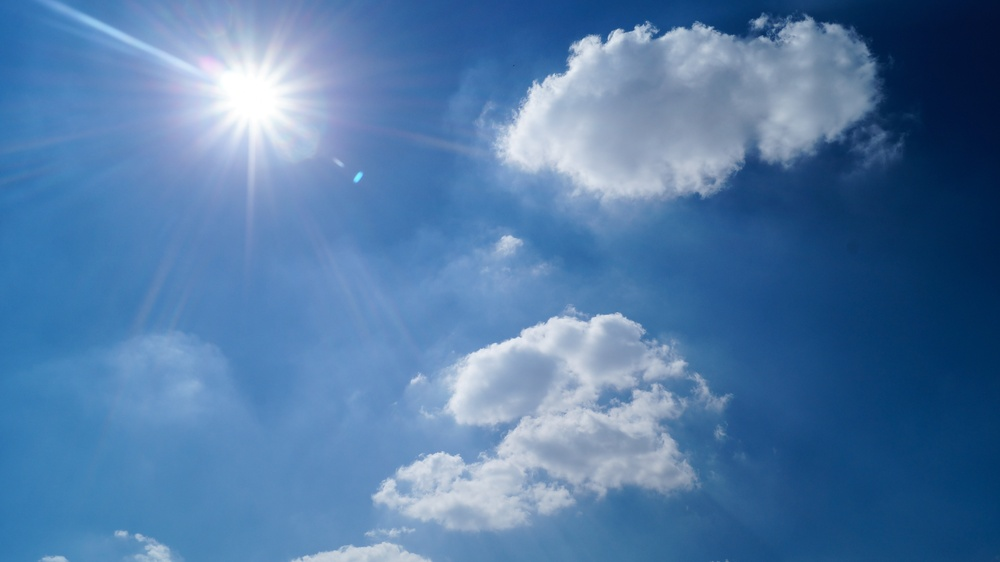
#> input picture cloud-detection/sunny-sky.jpg, 1000 x 562 px, shrunk from 4912 x 2760 before the run, given in place of sunny-sky.png, which was not available
$ jupyter execute watershed-algorithm.ipynb
#> lines starting #> are read from the running program, lines starting #| are printed output that depends on the picture; after the words box and inside, x2 and y2 are one past the last pixel; in counts of white or black regions, pixels touching at a corner belong together; pictures that were not available may be replaced by others from this repository, and a replacement may not be noted
[cell 1]
#%%
import numpy as np
import cv2
from matplotlib import pyplot as plt
from IPython.display import Image

[cell 2]
img = cv2.imread('sunny-sky.png')
#> img is the input picture: shape (562, 1000, 3); mean B, G, R 167, 122.7, 82.1
gray = cv2.cvtColor(img,cv2.COLOR_BGR2GRAY)
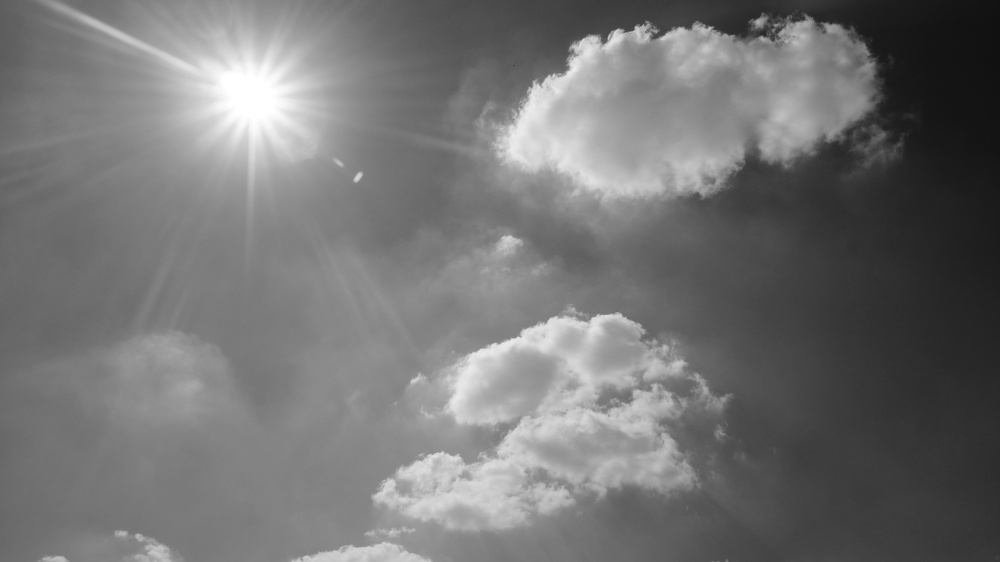
#> gray: shape (562, 1000); min 16, max 255, mean 115.6
ret, thresh = cv2.threshold(gray,0,255,cv2.THRESH_BINARY_INV+cv2.THRESH_OTSU)
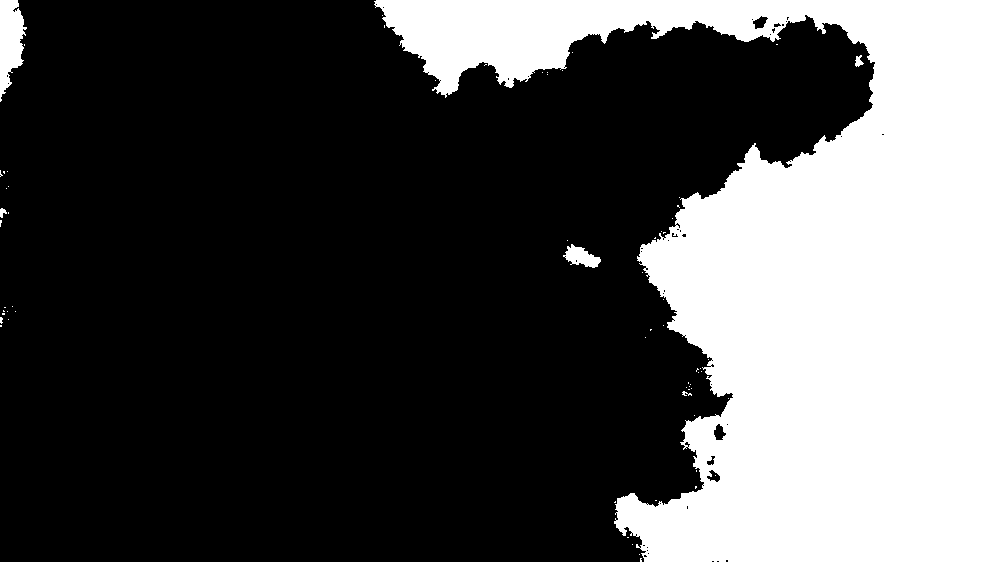
#> thresh: shape (562, 1000); 31.3% white; 67 white regions (61 under 20 px), largest, box (x1, y1, x2, y2) and area: (374, 0, 1000, 562) 173578, (0, 0, 27, 102) 1725, (563, 244, 601, 268) 494, (855, 55, 864, 67) 63, (0, 208, 7, 218) 42, (682, 391, 692, 396) 25
#> ret = 100

[cell 3]
Image(filename='sunny-sky.png')

[cell 4]
plt.imshow(thresh)
#> (this line was passed over: IPython is not available in this run)

$ run again, with cloud-detection/cloud-sky.jpg copied over cloud-detection/sunny-sky.jpg
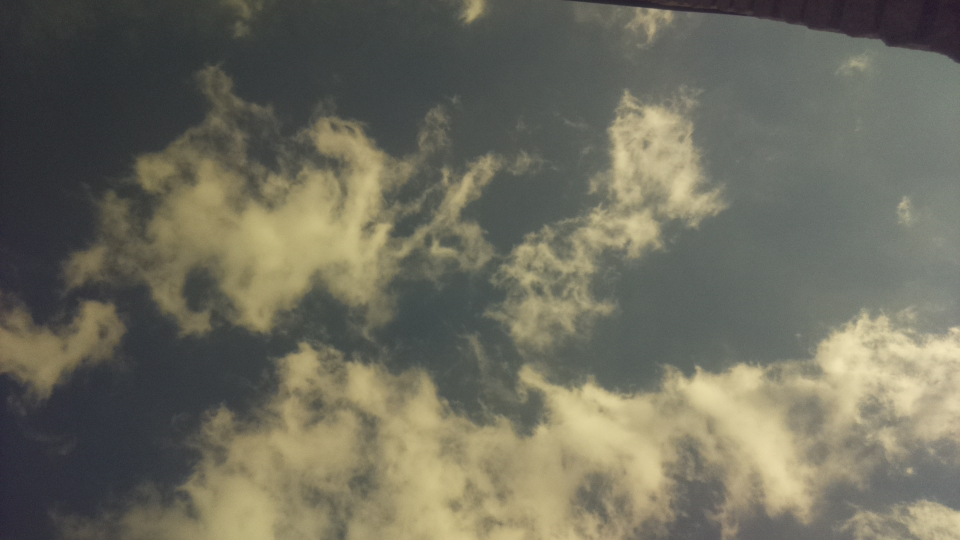
#> input picture cloud-detection/cloud-sky.jpg, 960 x 540 px, given in place of sunny-sky.png, which was not available
#> img is the input picture: shape (540, 960, 3); mean B, G, R 93.3, 108.2, 109.8
#> `gray = cv2.cvtColor(img,cv2.COLOR_BGR2GRAY)`:
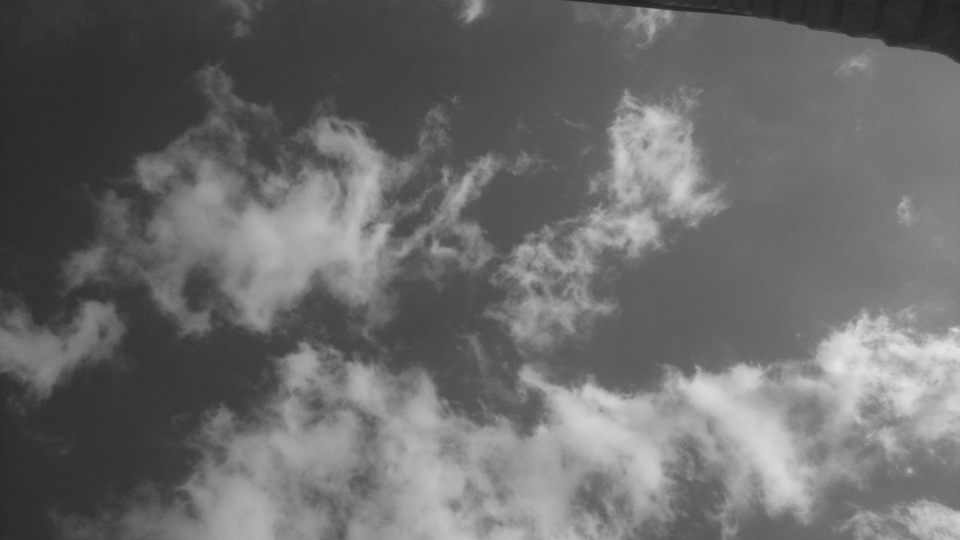
#> gray: shape (540, 960); min 28, max 229, mean 107
#> `ret, thresh = cv2.threshold(gray,0,255,cv2.THRESH_BINARY_INV+cv2.THRES..`:
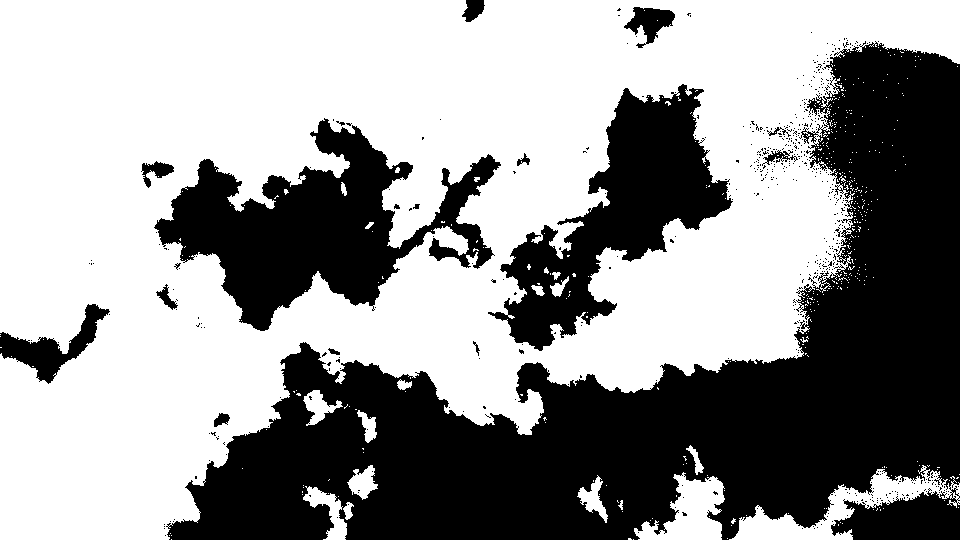
#> thresh: shape (540, 960); 59.4% white; 556 black regions (538 under 20 px), largest, box (x1, y1, x2, y2) and area: (166, 41, 960, 540) 149830, (154, 118, 501, 331) 30445, (488, 84, 733, 351) 23642
#> ret = 113
